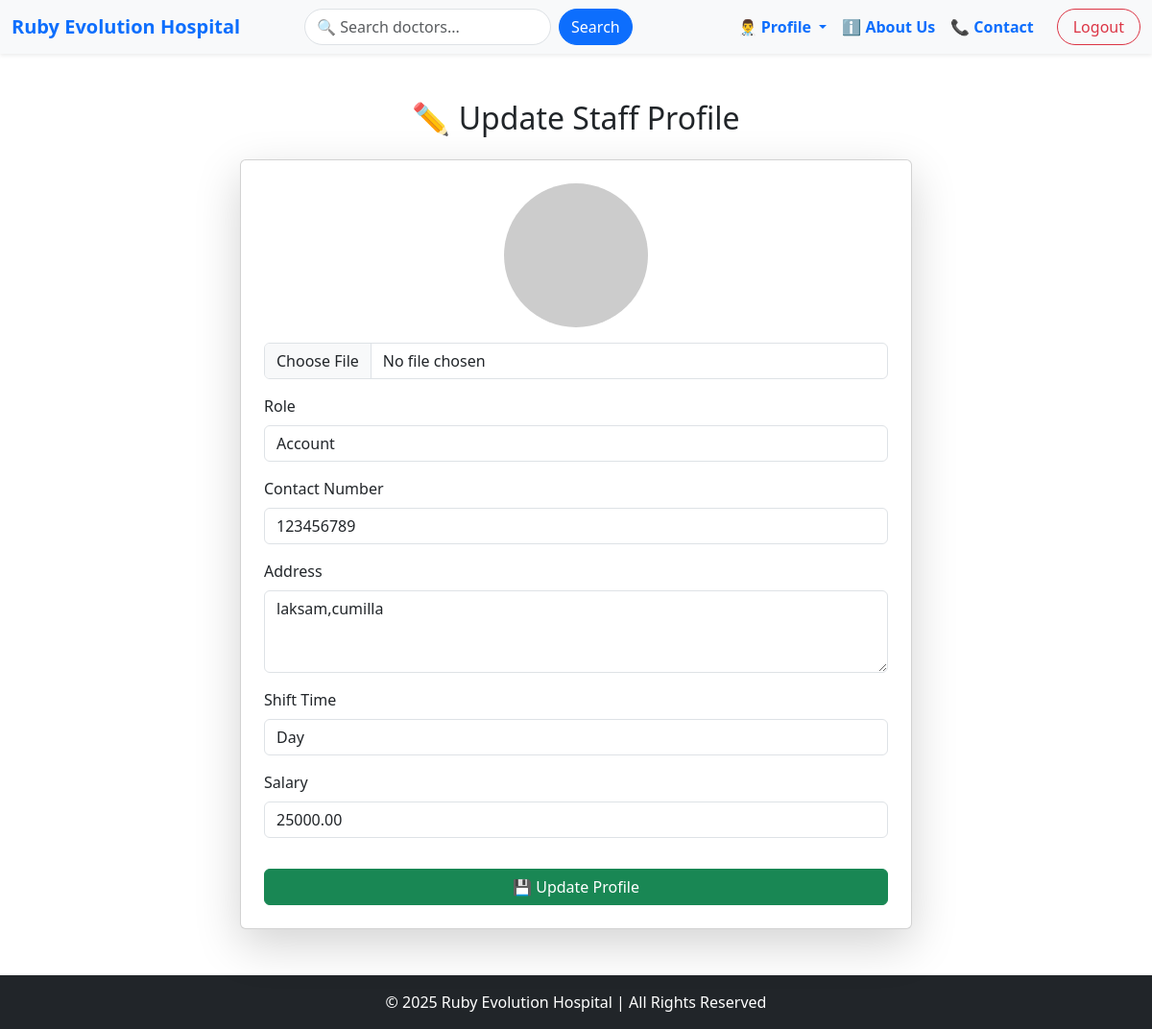
The page /accounts/StaffUpdateView/1/ (signed in) on the database its author committed.
### accounts/models.py (models this page shows, shortened)
class StaffProfile(models.Model):
    user = models.OneToOneField(CustomUser, on_delete=models.CASCADE)
    profile_picture = models.ImageField(upload_to='Staff_profiles/', null=True, blank=True)
    role = models.CharField(max_length=50, null=True, blank=True)
    joinDate = models.DateField(auto_now_add=True)
    contactNumber = models.CharField(max_length=15, null=True, blank=True)
    address = models.TextField(null=True, blank=True)
    shiftTime = models.CharField(max_length=50, null=True, blank=True)
    salary = models.DecimalField(max_digits=10, decimal_places=2, default=0.00)

### accounts/views.py (the view, shortened to what this page needs)
# urls.py: path('StaffUpdateView/<int:pk>/', StaffUpdateView.as_view(), name='StaffUpdateView'),
class StaffUpdateView(LoginRequiredMixin,View):
    def get(self, request, pk):
        staff = get_object_or_404(StaffProfile, pk=pk)
        return render(request, 'staff/staffUpdateView.html', {'staff': staff})

### accounts/templates/staff/staffUpdateView.html (shortened to what this page needs)
{% extends "base.html" %}
{% block content %}
<div class="container mt-5">
    <h2 class="text-center mb-4">✏️ Update Staff Profile</h2>
    <div class="card shadow-lg p-4" style="max-width: 700px; margin:auto;">
        <form method="POST" enctype="multipart/form-data">
            <div class="mb-3 text-center">
                {% if staff.profile_picture %}
                    <img src="{{ staff.profile_picture.url }}" class="img-fluid rounded-circle mb-3" width="150" alt="Profile Picture">
                {% else %}
                    <img src="https://via.placeholder.com/150" class="img-fluid rounded-circle mb-3" alt="Profile Picture">
                {% endif %}
                <input type="file" name="profile_picture" class="form-control">
            </div>
            <div class="mb-3">
                <label class="form-label">Role</label>
                <input type="text" name="role" class="form-control" value="{{ staff.role }}">
            </div>
            <div class="mb-3">
                <label class="form-label">Contact Number</label>
                <input type="text" name="contactNumber" class="form-control" value="{{ staff.contactNumber }}">
            </div>
            <div class="mb-3">
                <label class="form-label">Address</label>
                <textarea name="address" class="form-control" rows="3">{{ staff.address }}</textarea>
            </div>
            <div class="mb-3">
                <label class="form-label">Shift Time</label>
                <input type="text" name="shiftTime" class="form-control" value="{{ staff.shiftTime }}">
            </div>
            <div class="mb-3">
                <label class="form-label">Salary</label>
                <input type="number" step="0.01" name="salary" class="form-control" value="{{ staff.salary }}" readonly>
            </div>
            <button type="submit" class="btn btn-success w-100 mt-3">💾 Update Profile</button>
        </form>
    </div>
</div>
{% endblock %}

### rows shown on the page
StaffProfile: role "Account", contactNumber "123456789", address "laksam,cumilla", shiftTime "Day", salary "25000.00"
